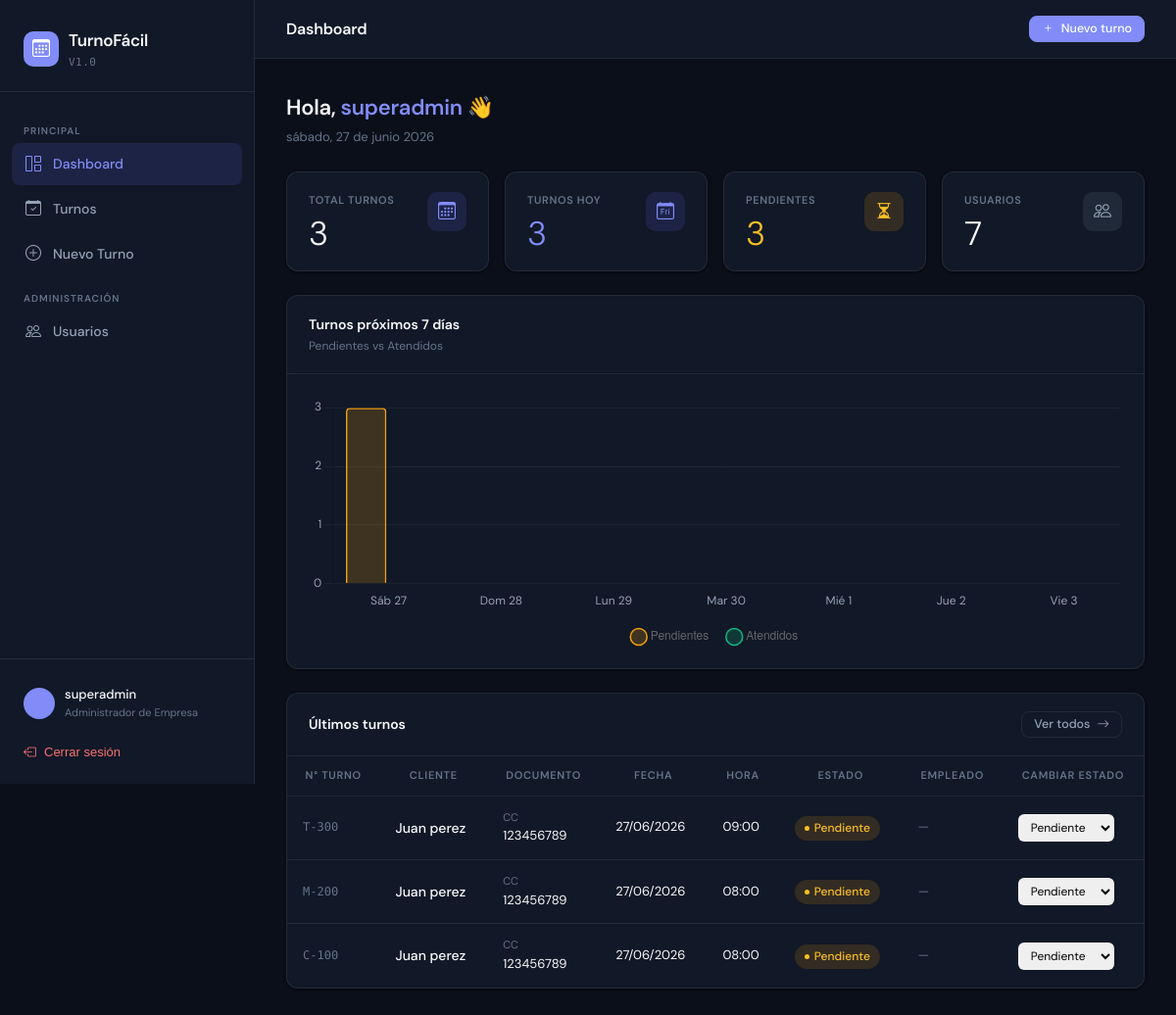
Page /dashboard/ (signed in) on the committed database.
### core/models.py (models this page shows, shortened)
class Usuario(AbstractUser):
    ROL_CHOICES = [
        ('admin',    'Administrador de Empresa'),
        ('empleado', 'Empleado'),
        ('cliente',  'Cliente'),
    ]
    email = models.EmailField(unique=True)
    rol = models.CharField(max_length=20, choices=ROL_CHOICES, default='cliente')
    company = models.ForeignKey(
        Company,
        on_delete=models.CASCADE,
        null=True,
        blank=True,
        related_name='usuarios',
        verbose_name="Empresa"
    )
    tipo_documento = models.CharField(max_length=20, blank=True, null=True)
    numero_documento = models.CharField(max_length=30, blank=True, null=True)
    class Meta:
        verbose_name = 'Usuario'
        verbose_name_plural = 'Usuarios'
        indexes = [
            models.Index(fields=['company', 'id']),
        ]

class Turno(models.Model):
    ESTADO_CHOICES = [
        ('Pendiente', 'Pendiente'),
        ('Atendido',  'Atendido'),
        ('Cancelado', 'Cancelado'),
    ]
    numero_turno = models.CharField(max_length=20, unique=True, blank=True)
    company = models.ForeignKey(
        Company,
        on_delete=models.CASCADE,
        related_name='turnos',
        verbose_name="Empresa"
    )
    cliente = models.ForeignKey(
        Usuario,
        on_delete=models.CASCADE,
        related_name='turnos_como_cliente'
    )
    empleado = models.ForeignKey(
        Usuario,
        on_delete=models.SET_NULL,
        null=True,
        blank=True,
        related_name='turnos_como_empleado'
    )
    tipo_documento = models.CharField(max_length=20)
    numero_documento = models.CharField(max_length=30)
    motivo = models.CharField(max_length=200)
    fecha = models.DateField()
    hora = models.CharField(max_length=5)
    estado = models.CharField(max_length=20, choices=ESTADO_CHOICES, default='Pendiente')
    llamado = models.BooleanField(default=False)
    llamado_en = models.DateTimeField(null=True, blank=True)
    creado_en = models.DateTimeField(auto_now_add=True)
    actualizado_en = models.DateTimeField(auto_now=True)
    class Meta:
        verbose_name = 'Turno'
        verbose_name_plural = 'Turnos'
        indexes = [
            models.Index(fields=['company', 'fecha']),
        ]

### core/views.py (the view)
# urls.py: path('dashboard/', views.dashboard, name='dashboard'),
@login_requerido
@solo_admin
def dashboard(request):
    user = request.user
    hoy = timezone.localtime(timezone.now()).date()
    usuarios_qs = secure_tenant_filter(user, Usuario)
    turnos_qs = secure_tenant_filter(user, Turno)
    total_usuarios = usuarios_qs.count()
    total_turnos   = turnos_qs.count()
    turnos_hoy     = turnos_qs.filter(fecha=hoy).count()
    total_empleados= usuarios_qs.filter(rol='empleado').count()
    pendientes     = turnos_qs.filter(estado='Pendiente').count()
    atendidos      = turnos_qs.filter(estado='Atendido').count()
    cancelados     = turnos_qs.filter(estado='Cancelado').count()
    turnos_semana = []
    meses_es = {1:'Ene',2:'Feb',3:'Mar',4:'Abr',5:'May',6:'Jun',
                7:'Jul',8:'Ago',9:'Sep',10:'Oct',11:'Nov',12:'Dic'}
    dias_es  = {0:'Lun',1:'Mar',2:'Mié',3:'Jue',4:'Vie',5:'Sáb',6:'Dom'}
    for i in range(7):
        dia = hoy + timedelta(days=i)
        etiqueta = f"{dias_es[dia.weekday()]} {dia.day}"
        turnos_semana.append({
            'dia':      etiqueta,
            'total':    turnos_qs.filter(fecha=dia).count(),
            'pendiente':turnos_qs.filter(fecha=dia, estado='Pendiente').count(),
            'atendido': turnos_qs.filter(fecha=dia, estado='Atendido').count(),
        })
    ultimos_turnos = turnos_qs.select_related('cliente', 'empleado').order_by('-creado_en')[:5]
    return render(request, 'dashboard.html', {
        'total_usuarios':  total_usuarios,
        'total_turnos':    total_turnos,
        'turnos_hoy':      turnos_hoy,
        'total_empleados': total_empleados,
        'pendientes':      pendientes,
        'atendidos':       atendidos,
        'cancelados':      cancelados,
        'turnos_semana':   turnos_semana,
        'ultimos_turnos':  ultimos_turnos,
        'chart_labels':    [t['dia']       for t in turnos_semana],
        'chart_pendientes':[t['pendiente'] for t in turnos_semana],
        'chart_atendidos': [t['atendido']  for t in turnos_semana],
    })

### core/context_processors.py (called while the page is built)
def now_processor(request):
    return {'now': timezone.localtime(timezone.now())}

### core/views.py (called while the page is built, shortened)
def secure_tenant_filter(user, queryset_or_model):
    if user.is_superuser:
        if isinstance(queryset_or_model, type):
            return queryset_or_model.objects.all()
        return queryset_or_model

### templates/dashboard.html (shortened to what this page needs)
{% extends 'base.html' %}
{% block page_title %}Dashboard{% endblock %}
{% block content %}
<div style="margin-bottom:24px;">
    <div style="font-size:22px;font-weight:600;letter-spacing:-.3px;">
        Hola, <span style="color:var(--accent);">{{ user.first_name|default:user.username }}</span> 👋
    </div>
    <div style="font-size:13px;color:var(--text-muted);margin-top:3px;">{{ now|date:"l, d \d\e F Y" }}</div>
</div>
<div class="grid-4" style="margin-bottom:24px;">
    <div class="stat-card">
        <div><div class="stat-label">Total turnos</div><div class="stat-value">{{ total_turnos }}</div></div>
        <div class="stat-icon" style="background:var(--accent-light);color:var(--accent);"><i class="bi bi-calendar3"></i></div>
    </div>
    <div class="stat-card">
        <div><div class="stat-label">Turnos hoy</div><div class="stat-value" style="color:var(--accent);">{{ turnos_hoy }}</div></div>
        <div class="stat-icon" style="background:var(--accent-light);color:var(--accent);"><i class="bi bi-calendar-day"></i></div>
    </div>
    <div class="stat-card">
        <div><div class="stat-label">Pendientes</div><div class="stat-value" style="color:var(--warning);">{{ pendientes }}</div></div>
        <div class="stat-icon" style="background:var(--warning-light);color:var(--warning);"><i class="bi bi-hourglass-split"></i></div>
    </div>
    <div class="stat-card">
        <div><div class="stat-label">Usuarios</div><div class="stat-value">{{ total_usuarios }}</div></div>
        <div class="stat-icon" style="background:var(--surface-2);color:var(--text-secondary);"><i class="bi bi-people"></i></div>
    </div>
</div>
<div class="card" style="margin-bottom:24px;">
    <div style="padding:18px 22px;border-bottom:1px solid var(--border);display:flex;justify-content:space-between;align-items:center;">
        <div>
            <div style="font-size:14px;font-weight:600;">Turnos próximos 7 días</div>
            <div style="font-size:12px;color:var(--text-muted);margin-top:2px;">Pendientes vs Atendidos</div>
        </div>
    </div>
    <div style="padding:24px 24px 16px;">
        <div style="position:relative; height:260px; width:100%;">
            <canvas id="chartSemana"></canvas>
        </div>
    </div>
</div>
<div class="card">
    <div style="padding:18px 22px;border-bottom:1px solid var(--border);display:flex;justify-content:space-between;align-items:center;">
        <div style="font-size:14px;font-weight:600;">Últimos turnos</div>
        <a href="{% url 'turnos_lista' %}" class="btn btn-secondary btn-sm">Ver todos <i class="bi bi-arrow-right"></i></a>
    </div>
    <div class="table-wrap">
        <table>
            <thead>
                <tr><th>N° Turno</th><th>Cliente</th><th>Documento</th><th>Fecha</th><th>Hora</th><th>Estado</th><th>Empleado</th><th>Cambiar estado</th></tr>
            </thead>
            <tbody>
                {% for turno in ultimos_turnos %}
                <tr>
                    <td style="font-family:'DM Mono',monospace;font-size:12px;color:var(--text-muted);">{{ turno.numero_turno }}</td>
                    <td style="font-weight:500;">{{ turno.cliente.get_full_name }}</td>
                    <td>
                        <div style="font-size:11px;color:var(--text-muted);">{{ turno.tipo_documento }}</div>
                        <div style="font-size:13px;">{{ turno.numero_documento }}</div>
                    </td>
                    <td style="font-size:13px;">{{ turno.fecha|date:"d/m/Y" }}</td>
                    <td style="font-size:13px;">{{ turno.hora }}</td>
                    <td>
                        <span class="badge badge-{% if turno.estado == 'Pendiente' %}warning{% elif turno.estado == 'Atendido' %}success{% else %}danger{% endif %}">
                            {{ turno.estado }}
                        </span>
                    </td>
                    <td style="font-size:13px;color:var(--text-muted);">{{ turno.empleado.get_full_name|default:"—" }}</td>
                    <td>
                        <select data-pk="{{ turno.pk }}"
                            onchange="cambiarEstado(this.dataset.pk, this.value, this)"
                            style="padding:4px 8px;border:1px solid var(--border);border-radius:6px;font-size:12px;font-family:'DM Sans',sans-serif;cursor:pointer;">
                            <option value="Pendiente" {% if turno.estado == 'Pendiente' %}selected{% endif %}>Pendiente</option>
                        </select>
                    </td>
                </tr>
                {% empty %}
                <tr><td colspan="7" style="text-align:center;padding:32px;color:var(--text-muted);">No hay turnos registrados.</td></tr>
                {% endfor %}
            </tbody>
        </table>
    </div>
</div>
{% endblock %}
{% block extra_js %}
<script>
var labels   = JSON.parse(document.getElementById('chart-labels').textContent);
var pendData = JSON.parse(document.getElementById('chart-pendientes').textContent);
var atData   = JSON.parse(document.getElementById('chart-atendidos').textContent);
new Chart(document.getElementById('chartSemana'), {
    type: 'bar',
    data: {
        labels: labels,
        datasets: [
            {
                label: 'Pendientes',
                data: pendData,
                borderColor: '#f59e0b',
                backgroundColor: 'rgba(245,158,11,0.2)',
                borderWidth: 1.5,
                borderRadius: 4
            },
            {
                label: 'Atendidos',
                data: atData,
                borderColor: '#10b981',
                backgroundColor: 'rgba(16,185,129,0.2)',
                borderWidth: 1.5,
                borderRadius: 4
            }
        ]
    },
    options: {
        responsive: true,
        maintainAspectRatio: false,
        plugins: {
            legend: { position: 'bottom', labels: { usePointStyle: true, padding: 20 } },
            tooltip: {
                callbacks: {
                    title: function(items) { return items[0].label; }
                }
            }
        },
        scales: {
            x: {
                grid: { display: false },
                ticks: {
                    font: { family: "'DM Sans', sans-serif", size: 12 },
                    color: '#94a3b8',
                    maxRotation: 0,
                    minRotation: 0
                }
            },
            y: {
                beginAtZero: true,
                grid: { color: 'rgba(255,255,255,0.05)' },
                ticks: {
                    stepSize: 1,
                    font: { family: "'DM Sans', sans-serif", size: 12 },
                    color: '#94a3b8'
                }
            }
        }
    }
});
</script>
{% endblock %}

### templates/base.html (shortened to what this page needs)
<!DOCTYPE html>
<html lang="es">
<head>
    <link rel="stylesheet" href="https://cdn.jsdelivr.net/npm/bootstrap-icons@1.11.3/font/bootstrap-icons.min.css">
</head>
<body>
<aside class="sidebar" id="sidebar">
    <div class="sidebar-logo">
        <a href="{% if user.is_superuser or user.rol == 'admin' %}{% url 'dashboard' %}{% elif user.rol == 'empleado' %}{% url 'empleado_panel' %}{% else %}{% url 'cliente_panel' %}{% endif %}" class="brand">
            <div class="brand-icon"><i class="bi bi-calendar3"></i></div>
            <div>
                <div class="brand-name">TurnoFácil</div>
                <div class="brand-sub">v1.0</div>
            </div>
        </a>
    </div>
    <nav class="sidebar-nav">
        <div class="nav-section-label">Principal</div>
        {% if user.rol == 'admin' %}
        <a href="{% url 'dashboard' %}" class="nav-item {% if request.resolver_match.url_name == 'dashboard' %}active{% endif %}">
            <i class="bi bi-grid-1x2"></i> Dashboard
        </a>
        <a href="{% url 'turnos_lista' %}" class="nav-item {% if 'turno' in request.resolver_match.url_name %}active{% endif %}">
            <i class="bi bi-calendar-check"></i> Turnos
        </a>
        <a href="{% url 'turno_crear' %}" class="nav-item {% if request.resolver_match.url_name == 'turno_crear' %}active{% endif %}">
            <i class="bi bi-plus-circle"></i> Nuevo Turno
        </a>
        <div class="nav-section-label">Administración</div>
        <a href="{% url 'usuarios_lista' %}" class="nav-item {% if 'usuario' in request.resolver_match.url_name %}active{% endif %}">
            <i class="bi bi-people"></i> Usuarios
        </a>
        {% endif %}
    </nav>
    <div class="sidebar-footer">
        <a href="{% url 'editar_perfil' %}" class="user-card">
            <div class="user-avatar">{{ user.first_name|first|upper }}{{ user.last_name|first|upper }}</div>
            <div>
                <div class="user-name">{{ user.get_full_name|default:user.username }}</div>
                <div class="user-role">{{ user.get_rol_display }}</div>
            </div>
        </a>
        <form method="POST" action="{% url 'logout' %}">
            <button type="submit" class="logout-btn">
                <i class="bi bi-box-arrow-left"></i> Cerrar sesión
            </button>
        </form>
    </div>
</aside>
<div class="main-wrap">
    <header class="topbar">
        <div style="display:flex;align-items:center;gap:12px;">
            <span class="topbar-title">{% block page_title %}Dashboard{% endblock %}</span>
        </div>
        <div>
            <a href="{% url 'turno_crear' %}" class="btn btn-primary btn-sm">
                <i class="bi bi-plus"></i> Nuevo turno
            </a>
        </div>
    </header>
    <main class="page-content">
        {% block content %}{% endblock %}
    </main>
</div>
{% block extra_js %}{% endblock %}
</body>
</html>

### rows in the picture
Usuario: get_full_name "superadmin", rol "Administrador de Empresa", first_name "superadmin"
Turno: numero_turno "T-300", cliente.get_full_name "Juan perez", tipo_documento "CC", numero_documento "123456789", fecha "27/06/2026", hora "09:00", estado "Pendiente", empleado.get_full_name "—", estado+id "Pendiente"
Turno: numero_turno "M-200", cliente.get_full_name "Juan perez", tipo_documento "CC", numero_documento "123456789", fecha "27/06/2026", hora "08:00", estado "Pendiente", empleado.get_full_name "—", estado+id "Pendiente"
Turno: numero_turno "C-100", cliente.get_full_name "Juan perez", tipo_documento "CC", numero_documento "123456789", fecha "27/06/2026", hora "08:00", estado "Pendiente", empleado.get_full_name "—", estado+id "Pendiente"

### other values in the picture
{{ now|date:"l, d \d\e F Y" }} "sábado, 27 de junio 2026"
{{ total_turnos }} "3"
{{ turnos_hoy }} "3"
{{ pendientes }} "3"
{{ total_usuarios }} "7"
